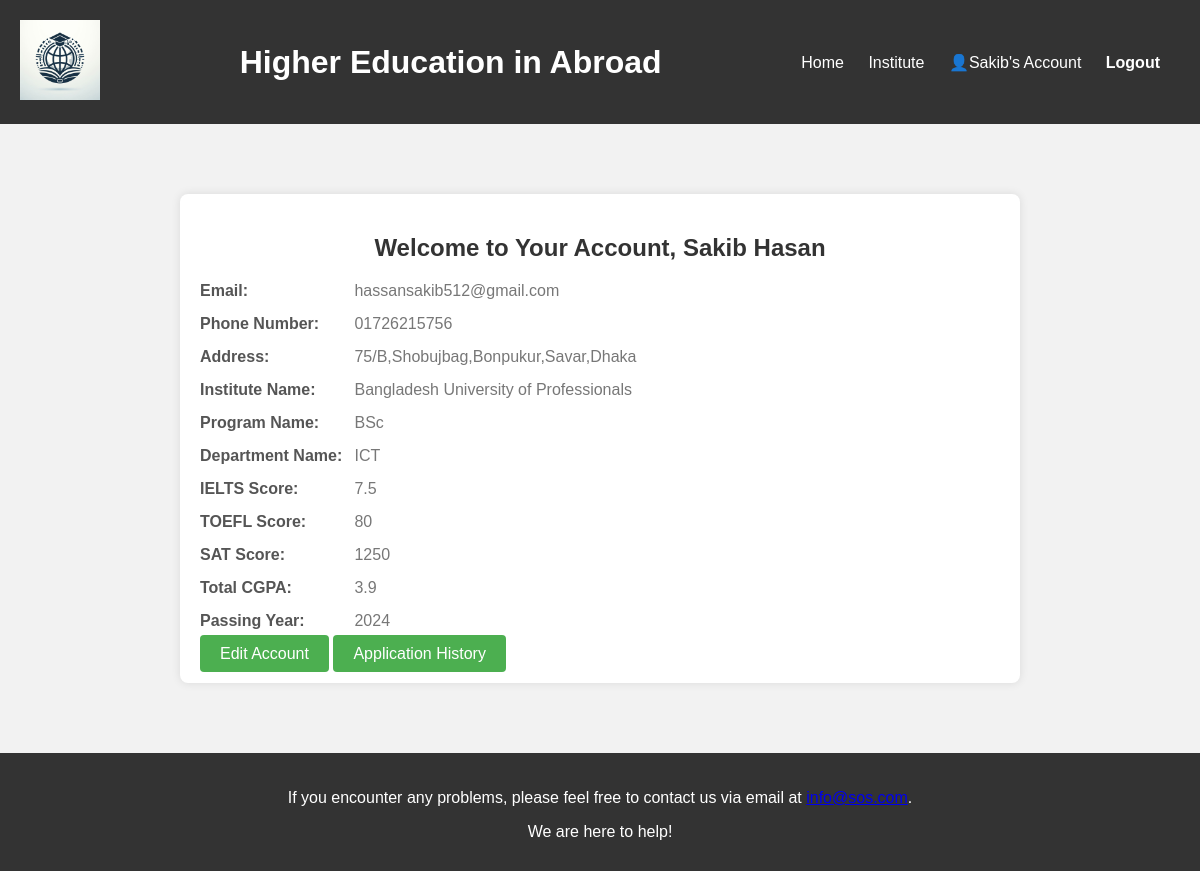
The app's page /htdoc/myAccount.php (signed in) with its own data.
### tables this page shows
CREATE TABLE `student` (
  `Stu_Id` int(11) NOT NULL,
  `Email` varchar(255) NOT NULL,
  `Password` varchar(255) NOT NULL,
  `Answer` varchar(255) DEFAULT NULL
);

CREATE TABLE `profile` (
  `Stu_Id` int(11) DEFAULT NULL,
  `Name` varchar(255) DEFAULT NULL,
  `Phone_Number` varchar(20) DEFAULT NULL,
  `Email` varchar(255) DEFAULT NULL,
  `Address` varchar(255) DEFAULT NULL
);

CREATE TABLE `education_info` (
  `Stu_ID` int(11) DEFAULT NULL,
  `Institute_Name` varchar(255) DEFAULT NULL,
  `Program_Name` varchar(255) DEFAULT NULL,
  `Dept_Name` varchar(255) DEFAULT NULL,
  `IELTS_Score` float DEFAULT NULL,
  `Total_CGPA` float DEFAULT NULL,
  `Passing_Year` int(11) DEFAULT NULL,
  `TOEFL_Score` int(11) DEFAULT NULL,
  `SAT_Score` int(11) DEFAULT NULL,
  `ACT_Score` int(11) DEFAULT NULL
);

### htdoc/myAccount.php (the view, shortened to what this page needs)
<?php
include('connection.php');
if(isset($_SESSION['username'])) {
    $email = $_SESSION['username'];
} else {
    header("Location: index.php");
    exit;
}
$sql = "SELECT * FROM student s
        JOIN profile p ON p.Stu_ID = s.Stu_ID
        JOIN education_info e ON e.Stu_ID = s.Stu_ID
        WHERE s.Email = '$email'";
$result = mysqli_query($con,$sql);
if ($result->num_rows > 0) {
    $row = mysqli_fetch_array($result, MYSQLI_ASSOC);
    $name = $row['Name'];
    $namef=$row['Name'];
    $phone_number = $row['Phone_Number'];
    $address = $row['Address'];
    $institute_name = $row['Institute_Name'];
    $program_name = $row['Program_Name'];
    $dept_name = $row['Dept_Name'];
    $ielts_score = $row['IELTS_Score'];
    $toefl_score = $row['TOEFL_Score'];
    $sat_score = $row['SAT_Score'];
    $total_cgpa = $row['Total_CGPA'];
    $passing_year = $row['Passing_Year'];
    $nameParts = explode(' ', $namef);
    $namef = $nameParts[0];
} else {
    echo "No info";
}
?>
<!DOCTYPE html>
<html lang="en">
<head>
</head>
<body>
<header>
        <div>
            <img src="http://localhost/phpt/Image/logo.jpg" alt="Logo" class="logo">
        </div>
        <h1>Higher Education in Abroad</h1>
        <nav>
            <ul>
                <li><a href="homeUser.php">Home</a></li>
                <li><a href="instituteU.php">Institute</a></li>
                <li><a href="myAccount.php"><span class="profile-icon">&#x1F464;</span><?php echo $namef; ?>'s Account</a></li>
                <li><a href="index.php"><strong>Logout</strong></a></li>
            </ul>
        </nav>
    </header>
    <main>
    <div class="container">
            <h2>Welcome to Your Account, <?php echo $name; ?></h2>
            <div class="info">
                <label>Email:</label>
                <p><?php echo $email; ?></p>
            </div>
            <div class="info">
                <label>Phone Number:</label>
                <p><?php echo $phone_number; ?></p>
            </div>
            <div class="info">
                <label>Address:</label>
                <p><?php echo $address; ?></p>
            </div>
            <div class="info">
                <label>Institute Name:</label>
                <p><?php echo $institute_name; ?></p>
            </div>
            <div class="info">
                <label>Program Name:</label>
                <p><?php echo $program_name; ?></p>
            </div>
            <div class="info">
                <label>Department Name:</label>
                <p><?php echo $dept_name; ?></p>
            </div>
            <div class="info">
                <label>IELTS Score:</label>
                <p><?php echo $ielts_score; ?></p>
            </div>
            <div class="info">
                <label>TOEFL Score:</label>
                <p><?php echo $toefl_score; ?></p>
            </div>
            <div class="info">
                <label>SAT Score:</label>
                <p><?php echo $sat_score; ?></p>
            </div>
            <div class="info">
                <label>Total CGPA:</label>
                <p><?php echo $total_cgpa; ?></p>
            </div>
            <div class="info">
                <label>Passing Year:</label>
                <p><?php echo $passing_year; ?></p>
            </div>
            <a href="updateProfile.php" class="btn">Edit Account</a>
            <a href="appHis.php?email=<?php echo urlencode($email); ?>" class="btn">Application History</a>
        </div>
</body>
    <footer class="footer">
    <p>If you encounter any problems, please feel free to contact us via email at <a href="mailto:info@example.com">info@sos.com</a>.</p>
        <p>We are here to help!</p>
    </footer>
</html>

### htdoc/myAccount.php (style rules this page uses)
body { font-family: Arial, sans-serif; background-color: #f2f2f2; margin: 0; padding: 0; }
header { background-color: #333; color: #fff; padding: 20px; text-align: center; display: flex; align-items: center; justify-content: space-between; }
nav ul { list-style-type: none; padding: 0; margin: 0; text-align: center; }
nav ul li { display: inline; margin-right: 20px; }
nav ul li a { color: #fff; text-decoration: none; }
main { padding: 20px; }
.container { max-width: 800px; margin: 50px auto; padding: 20px; background-color: #fff; border-radius: 8px; box-shadow: 0 0 10px rgba(0, 0, 0, 0.1); }
h2 { text-align: center; margin-bottom: 20px; color: #333; }
.info { margin-bottom: 15px; }
.info label { font-weight: bold; color: #555; display: inline-block; width: 150px; }
.info p { display: inline; margin: 0; color: #777; }
.btn { background-color: #4CAF50; color: white; padding: 10px 20px; border: none; border-radius: 4px; cursor: pointer; text-decoration: none; }
img.logo { max-width: 80px; height: auto; }
.footer { background-color: #333; color: #fff; padding: 20px; text-align: center; }
.footer p { margin-bottom: 10px; }

### records on screen
student: profile.Name "Sakib", profile.Name "Sakib Hasan", profile.Phone_Number "01726215756", profile.Address "75/B,Shobujbag,Bonpukur,Savar,Dhaka", education_info.Institute_Name "Bangladesh University of Professionals", education_info.Program_Name "BSc", education_info.Dept_Name "ICT", education_info.IELTS_Score "7.5", education_info.TOEFL_Score "80", education_info.SAT_Score "1250", education_info.Total_CGPA "3.9", education_info.Passing_Year "2024"

### other values on screen
$email "hassansakib512@gmail.com"
